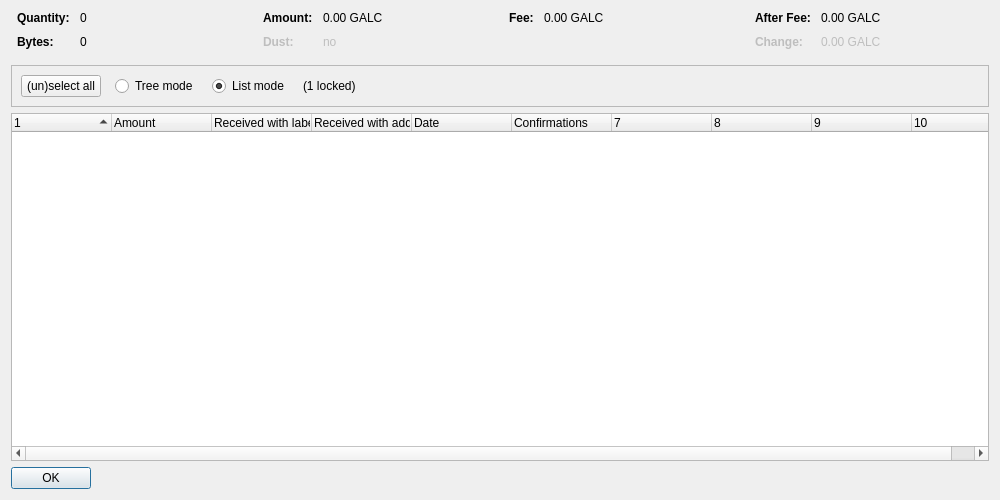
<?xml version="1.0" encoding="UTF-8"?>
<ui version="4.0">
 <class>CoinControlDialog</class>
 <widget class="QDialog" name="CoinControlDialog">
  <property name="geometry">
   <rect>
    <x>0</x>
    <y>0</y>
    <width>1000</width>
    <height>500</height>
   </rect>
  </property>
  <property name="windowTitle">
   <string>Coin Selection</string>
  </property>
  <layout class="QVBoxLayout" name="verticalLayout">
   <item>
    <layout class="QHBoxLayout" name="horizontalLayoutTop" stretch="0,0,0,0">
     <property name="topMargin">
      <number>0</number>
     </property>
     <property name="bottomMargin">
      <number>10</number>
     </property>
     <item>
      <layout class="QFormLayout" name="formLayoutCoinControl1">
       <property name="horizontalSpacing">
        <number>10</number>
       </property>
       <property name="verticalSpacing">
        <number>10</number>
       </property>
       <property name="leftMargin">
        <number>6</number>
       </property>
       <property name="rightMargin">
        <number>6</number>
       </property>
       <item row="0" column="0">
        <widget class="QLabel" name="labelCoinControlQuantityText">
         <property name="font">
          <font>
           <weight>75</weight>
           <bold>true</bold>
          </font>
         </property>
         <property name="text">
          <string>Quantity:</string>
         </property>
        </widget>
       </item>
       <item row="0" column="1">
        <widget class="QLabel" name="labelCoinControlQuantity">
         <property name="cursor">
          <cursorShape>IBeamCursor</cursorShape>
         </property>
         <property name="contextMenuPolicy">
          <enum>Qt::ActionsContextMenu</enum>
         </property>
         <property name="text">
          <string notr="true">0</string>
         </property>
         <property name="textInteractionFlags">
          <set>Qt::LinksAccessibleByMouse|Qt::TextSelectableByKeyboard|Qt::TextSelectableByMouse</set>
         </property>
        </widget>
       </item>
       <item row="1" column="0">
        <widget class="QLabel" name="labelCoinControlBytesText">
         <property name="font">
          <font>
           <weight>75</weight>
           <bold>true</bold>
          </font>
         </property>
         <property name="text">
          <string>Bytes:</string>
         </property>
        </widget>
       </item>
       <item row="1" column="1">
        <widget class="QLabel" name="labelCoinControlBytes">
         <property name="cursor">
          <cursorShape>IBeamCursor</cursorShape>
         </property>
         <property name="contextMenuPolicy">
          <enum>Qt::ActionsContextMenu</enum>
         </property>
         <property name="text">
          <string notr="true">0</string>
         </property>
         <property name="textInteractionFlags">
          <set>Qt::LinksAccessibleByMouse|Qt::TextSelectableByKeyboard|Qt::TextSelectableByMouse</set>
         </property>
        </widget>
       </item>
      </layout>
     </item>
     <item>
      <layout class="QFormLayout" name="formLayoutCoinControl2">
       <property name="horizontalSpacing">
        <number>10</number>
       </property>
       <property name="verticalSpacing">
        <number>10</number>
       </property>
       <property name="leftMargin">
        <number>6</number>
       </property>
       <property name="rightMargin">
        <number>6</number>
       </property>
       <item row="0" column="0">
        <widget class="QLabel" name="labelCoinControlAmountText">
         <property name="font">
          <font>
           <weight>75</weight>
           <bold>true</bold>
          </font>
         </property>
         <property name="text">
          <string>Amount:</string>
         </property>
        </widget>
       </item>
       <item row="0" column="1">
        <widget class="QLabel" name="labelCoinControlAmount">
         <property name="cursor">
          <cursorShape>IBeamCursor</cursorShape>
         </property>
         <property name="contextMenuPolicy">
          <enum>Qt::ActionsContextMenu</enum>
         </property>
         <property name="text">
          <string notr="true">0.00 GALC</string>
         </property>
         <property name="textInteractionFlags">
          <set>Qt::LinksAccessibleByMouse|Qt::TextSelectableByKeyboard|Qt::TextSelectableByMouse</set>
         </property>
        </widget>
       </item>
       <item row="1" column="0">
        <widget class="QLabel" name="labelCoinControlLowOutputText">
         <property name="enabled">
          <bool>false</bool>
         </property>
         <property name="font">
          <font>
           <weight>75</weight>
           <bold>true</bold>
          </font>
         </property>
         <property name="text">
          <string>Dust:</string>
         </property>
        </widget>
       </item>
       <item row="1" column="1">
        <widget class="QLabel" name="labelCoinControlLowOutput">
         <property name="enabled">
          <bool>false</bool>
         </property>
         <property name="cursor">
          <cursorShape>IBeamCursor</cursorShape>
         </property>
         <property name="contextMenuPolicy">
          <enum>Qt::ActionsContextMenu</enum>
         </property>
         <property name="text">
          <string notr="true">no</string>
         </property>
         <property name="textInteractionFlags">
          <set>Qt::LinksAccessibleByMouse|Qt::TextSelectableByKeyboard|Qt::TextSelectableByMouse</set>
         </property>
        </widget>
       </item>
      </layout>
     </item>
     <item>
      <layout class="QFormLayout" name="formLayoutCoinControl3">
       <property name="horizontalSpacing">
        <number>10</number>
       </property>
       <property name="verticalSpacing">
        <number>10</number>
       </property>
       <property name="leftMargin">
        <number>6</number>
       </property>
       <property name="rightMargin">
        <number>6</number>
       </property>
       <item row="0" column="0">
        <widget class="QLabel" name="labelCoinControlFeeText">
         <property name="font">
          <font>
           <weight>75</weight>
           <bold>true</bold>
          </font>
         </property>
         <property name="text">
          <string>Fee:</string>
         </property>
        </widget>
       </item>
       <item row="0" column="1">
        <widget class="QLabel" name="labelCoinControlFee">
         <property name="cursor">
          <cursorShape>IBeamCursor</cursorShape>
         </property>
         <property name="contextMenuPolicy">
          <enum>Qt::ActionsContextMenu</enum>
         </property>
         <property name="text">
          <string notr="true">0.00 GALC</string>
         </property>
         <property name="textInteractionFlags">
          <set>Qt::LinksAccessibleByMouse|Qt::TextSelectableByKeyboard|Qt::TextSelectableByMouse</set>
         </property>
        </widget>
       </item>
      </layout>
     </item>
     <item>
      <layout class="QFormLayout" name="formLayoutCoinControl4">
       <property name="horizontalSpacing">
        <number>10</number>
       </property>
       <property name="verticalSpacing">
        <number>10</number>
       </property>
       <property name="leftMargin">
        <number>6</number>
       </property>
       <property name="rightMargin">
        <number>6</number>
       </property>
       <item row="0" column="0">
        <widget class="QLabel" name="labelCoinControlAfterFeeText">
         <property name="font">
          <font>
           <weight>75</weight>
           <bold>true</bold>
          </font>
         </property>
         <property name="text">
          <string>After Fee:</string>
         </property>
        </widget>
       </item>
       <item row="0" column="1">
        <widget class="QLabel" name="labelCoinControlAfterFee">
         <property name="cursor">
          <cursorShape>IBeamCursor</cursorShape>
         </property>
         <property name="contextMenuPolicy">
          <enum>Qt::ActionsContextMenu</enum>
         </property>
         <property name="text">
          <string notr="true">0.00 GALC</string>
         </property>
         <property name="textInteractionFlags">
          <set>Qt::LinksAccessibleByMouse|Qt::TextSelectableByKeyboard|Qt::TextSelectableByMouse</set>
         </property>
        </widget>
       </item>
       <item row="1" column="0">
        <widget class="QLabel" name="labelCoinControlChangeText">
         <property name="enabled">
          <bool>false</bool>
         </property>
         <property name="font">
          <font>
           <weight>75</weight>
           <bold>true</bold>
          </font>
         </property>
         <property name="text">
          <string>Change:</string>
         </property>
        </widget>
       </item>
       <item row="1" column="1">
        <widget class="QLabel" name="labelCoinControlChange">
         <property name="enabled">
          <bool>false</bool>
         </property>
         <property name="cursor">
          <cursorShape>IBeamCursor</cursorShape>
         </property>
         <property name="contextMenuPolicy">
          <enum>Qt::ActionsContextMenu</enum>
         </property>
         <property name="text">
          <string notr="true">0.00 GALC</string>
         </property>
         <property name="textInteractionFlags">
          <set>Qt::LinksAccessibleByMouse|Qt::TextSelectableByKeyboard|Qt::TextSelectableByMouse</set>
         </property>
        </widget>
       </item>
      </layout>
     </item>
    </layout>
   </item>
   <item>
    <widget class="QFrame" name="frame">
     <property name="minimumSize">
      <size>
       <width>0</width>
       <height>40</height>
      </size>
     </property>
     <property name="frameShape">
      <enum>QFrame::StyledPanel</enum>
     </property>
     <property name="frameShadow">
      <enum>QFrame::Sunken</enum>
     </property>
     <layout class="QHBoxLayout" name="horizontalLayout">
      <item>
       <layout class="QHBoxLayout" name="horizontalLayoutPanel" stretch="0,0,0,0,0">
        <property name="spacing">
         <number>14</number>
        </property>
        <item>
         <widget class="QPushButton" name="pushButtonSelectAll">
          <property name="sizePolicy">
           <sizepolicy hsizetype="Maximum" vsizetype="Fixed">
            <horstretch>0</horstretch>
            <verstretch>0</verstretch>
           </sizepolicy>
          </property>
          <property name="text">
           <string>(un)select all</string>
          </property>
          <property name="autoDefault">
           <bool>false</bool>
          </property>
         </widget>
        </item>
        <item>
         <widget class="QRadioButton" name="radioTreeMode">
          <property name="sizePolicy">
           <sizepolicy hsizetype="Maximum" vsizetype="Fixed">
            <horstretch>0</horstretch>
            <verstretch>0</verstretch>
           </sizepolicy>
          </property>
          <property name="text">
           <string>Tree mode</string>
          </property>
         </widget>
        </item>
        <item>
         <widget class="QRadioButton" name="radioListMode">
          <property name="sizePolicy">
           <sizepolicy hsizetype="Maximum" vsizetype="Fixed">
            <horstretch>0</horstretch>
            <verstretch>0</verstretch>
           </sizepolicy>
          </property>
          <property name="text">
           <string>List mode</string>
          </property>
          <property name="checked">
           <bool>true</bool>
          </property>
         </widget>
        </item>
        <item>
         <widget class="QLabel" name="labelLocked">
          <property name="text">
           <string notr="true">(1 locked)</string>
          </property>
         </widget>
        </item>
        <item>
         <spacer name="horizontalSpacer">
          <property name="orientation">
           <enum>Qt::Horizontal</enum>
          </property>
          <property name="sizeHint" stdset="0">
           <size>
            <width>40</width>
            <height>20</height>
           </size>
          </property>
         </spacer>
        </item>
       </layout>
      </item>
     </layout>
    </widget>
   </item>
   <item>
    <widget class="CoinControlTreeWidget" name="treeWidget">
     <property name="contextMenuPolicy">
      <enum>Qt::CustomContextMenu</enum>
     </property>
     <property name="sortingEnabled">
      <bool>false</bool>
     </property>
     <property name="columnCount">
      <number>10</number>
     </property>
     <attribute name="headerShowSortIndicator" stdset="0">
      <bool>true</bool>
     </attribute>
     <attribute name="headerStretchLastSection">
      <bool>false</bool>
     </attribute>
     <column>
      <property name="text">
       <string/>
      </property>
     </column>
     <column>
      <property name="text">
       <string>Amount</string>
      </property>
     </column>
     <column>
      <property name="text">
       <string>Received with label</string>
      </property>
     </column>
     <column>
      <property name="text">
       <string>Received with address</string>
      </property>
     </column>
     <column>
      <property name="text">
       <string>Date</string>
      </property>
     </column>
     <column>
      <property name="text">
       <string>Confirmations</string>
      </property>
      <property name="toolTip">
       <string>Confirmed</string>
      </property>
     </column>
     <column>
      <property name="text">
       <string/>
      </property>
     </column>
     <column>
      <property name="text">
       <string/>
      </property>
     </column>
     <column>
      <property name="text">
       <string/>
      </property>
     </column>
     <column>
      <property name="text">
       <string/>
      </property>
     </column>
    </widget>
   </item>
   <item>
    <widget class="QDialogButtonBox" name="buttonBox">
     <property name="sizePolicy">
      <sizepolicy hsizetype="Maximum" vsizetype="Fixed">
       <horstretch>0</horstretch>
       <verstretch>0</verstretch>
      </sizepolicy>
     </property>
     <property name="orientation">
      <enum>Qt::Horizontal</enum>
     </property>
     <property name="standardButtons">
      <set>QDialogButtonBox::Ok</set>
     </property>
    </widget>
   </item>
  </layout>
 </widget>
 <customwidgets>
  <customwidget>
   <class>CoinControlTreeWidget</class>
   <extends>QTreeWidget</extends>
   <header>coincontroltreewidget.h</header>
  </customwidget>
 </customwidgets>
 <resources/>
 <connections/>
</ui>
